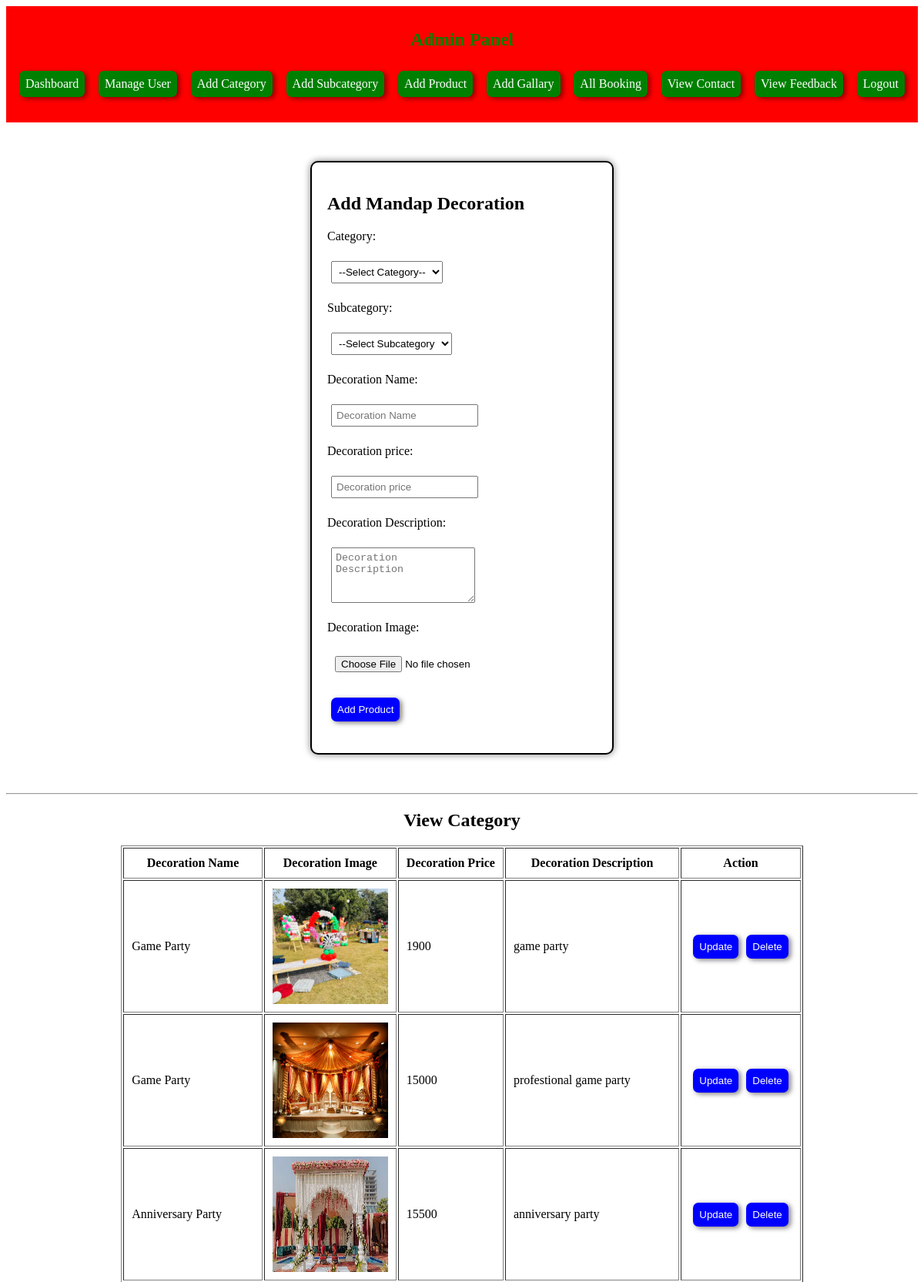
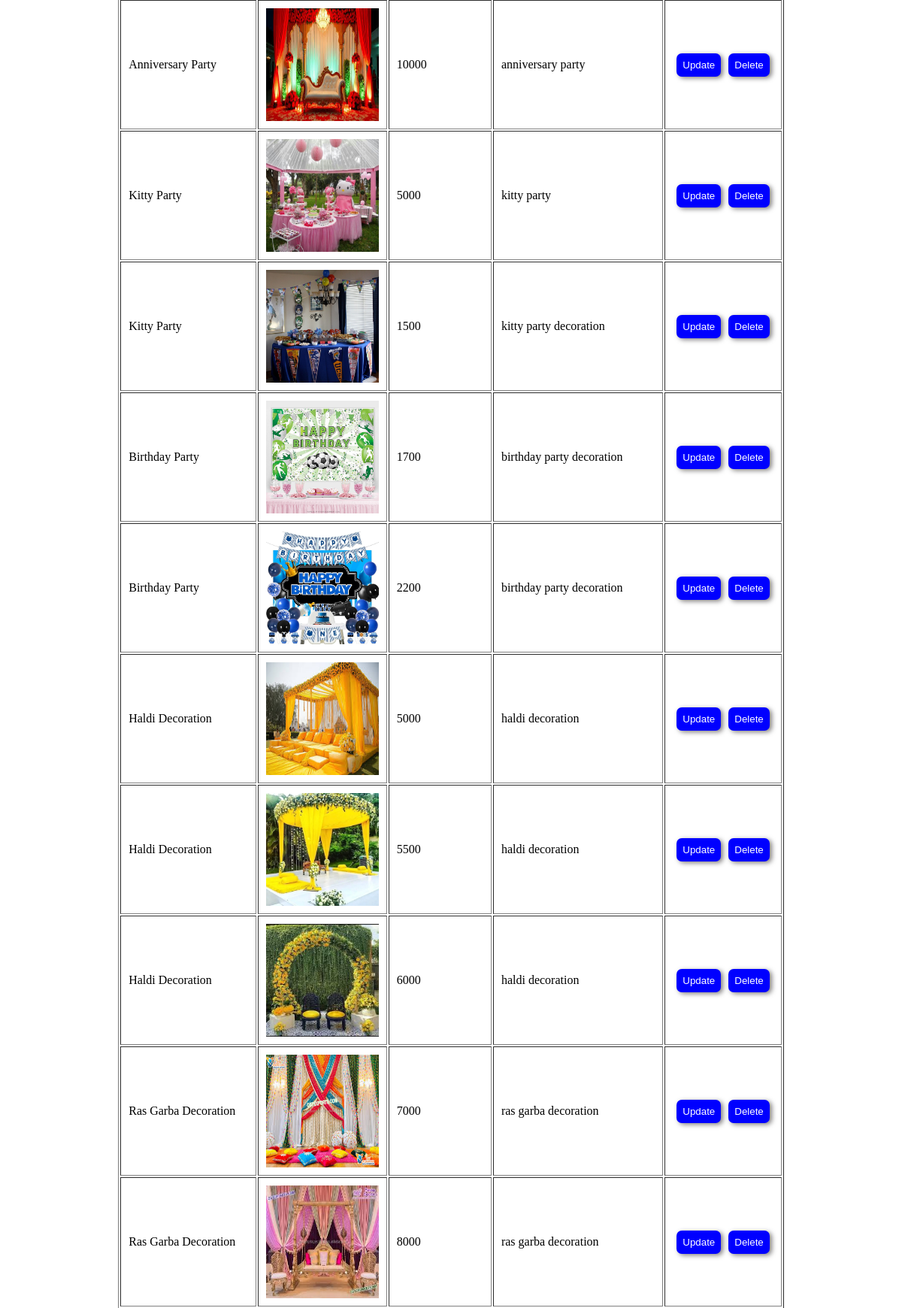
The app's page /admin/php/addproduct.php (signed in, upper part) with its own data (2 pictures, top to bottom).
### tables this page shows
CREATE TABLE `products` (
  `id` int(11) NOT NULL,
  `category_id` int(100) NOT NULL,
  `subcategory_id` int(100) NOT NULL,
  `name` varchar(40) NOT NULL,
  `price` varchar(50) NOT NULL,
  `description` varchar(70) NOT NULL,
  `image` varchar(200) NOT NULL
);

### admin/php/addproduct.php (the view, shortened to what this page needs)
<?php
    if(isset($_SESSION['admin']))
    {
        include 'header.php';
        include 'dbconnection.php';
?>
    <div class="product-box">
        <h2>Add Mandap Decoration</h2>
        <form action="" method="post" enctype="multipart/form-data">
            <label>Category:</label><br><br>
            <select name="category" class="box" id="category">
                <option value=""  class="box">--Select Category--</option>
            </select><br><br>
            <label>Subcategory:</label><br><br>
            <select name="subcategory" class="box" id="subcategory">
                <option value="" class="box">--Select Subcategory</option>
            </select><br><br>
            <label>Decoration Name:</label><br><br>
            <input type="text" class="box" name="product_name" placeholder="Decoration Name" required><br><br>
            <label>Decoration price:</label><br><br>
            <input type="number" class="box" name="price" placeholder="Decoration price" required><br><br>
            <label>Decoration Description:</label><br><br>
            <textarea name="description" class="box" rows="4" placeholder="Decoration Description"></textarea><br><br>
            <label>Decoration Image:</label><br><br>
            <input type="file" class="box" name="img" required><br><br>
            <button type="submit" class="btn" name="submit">Add Product</button>
        </form>
    </div>
    <hr>
    <h2 style="text-align:center">View Category</h2>
    <div style="justify-content:center; display:flex;">
    <?php
        $rem = mysqli_query($con, "SELECT * FROM products");
        echo "<table border='1' cellpadding='10' width:500px;>";
        echo "<tr>
            <th>Decoration Name</th>
            <th>Decoration Image</th>
            <th>Decoration Price</th>
            <th>Decoration Description</th>
            <th>Action</th>
        </tr>";
        while ($row = mysqli_fetch_assoc($rem))
        {
            echo "<tr>";
            echo "<td>".$row['name']."</td>";
            echo "<td><img src='../../products/".$row['image']."' width='150' height='150'></td>";
            echo "<td>".$row['price']."</td>";
            echo "<td>".$row['description']."</td>";
            echo "<td>
                <button class='update'><a href='update_product.php?id=".$row['id']."'>Update</a></button?> <br>
                <button class='delete'><a href='delete_product.php?id=".$row['id']."'
                onclick=\"return confirm('Are you sure ?')\">Delete</a></button>
            </td>";
            echo "</tr>";
        }
        echo "</table>";
    ?>
   </div>
<?php
    }
    else
    {
        header("Location:index.php");
    }
?>

### admin/php/addproduct.php (style rules this page uses)
.product-box { width: 350px; margin: 50px auto; border: 2px solid black; padding: 20px; border-radius: 10px; box-shadow:0 0 10px gray; background-color: #fff; }
.box { padding: 5px; margin: 5px; }
.btn { padding: 8px; margin: 5px; background-color: blue; color: white; border-radius: 7px; border: none; box-shadow:3px 2px 6px rgba(8, 1, 1, 0.5); }
.update { padding: 8px; margin: 5px; background-color: blue; color: white; border-radius: 7px; border: none; box-shadow:3px 2px 6px rgba(8, 1, 1, 0.5); }
.update a { color: white; text-decoration:none; }
.delete { padding: 8px; margin: 5px; background-color: blue; color: white; border-radius: 7px; border: none; box-shadow:3px 2px 6px rgba(8, 1, 1, 0.5); }
.delete a { color: white; text-decoration:none; }

### records on screen
products: name "Game Party", image (picture), price "1900", description "game party"
products: name "Game Party", image (picture), price "15000", description "profestional game party"
products: name "Anniversary Party", image (picture), price "15500", description "anniversary party"
products: name "Anniversary Party", image (picture), price "10000", description "anniversary party"
products: name "Kitty Party", image (picture), price "5000", description "kitty party"
products: name "Kitty Party", image (picture), price "1500", description "kitty party decoration"
products: name "Birthday Party", image (picture), price "1700", description "birthday party decoration"
products: name "Birthday Party", image (picture), price "2200", description "birthday party decoration"
products: name "Haldi Decoration", image (picture), price "5000", description "haldi decoration"
products: name "Haldi Decoration", image (picture), price "5500", description "haldi decoration"
products: name "Haldi Decoration", image (picture), price "6000", description "haldi decoration"
products: name "Ras Garba Decoration", image (picture), price "7000", description "ras garba decoration"
products: name "Ras Garba Decoration", image (picture), price "8000", description "ras garba decoration"
